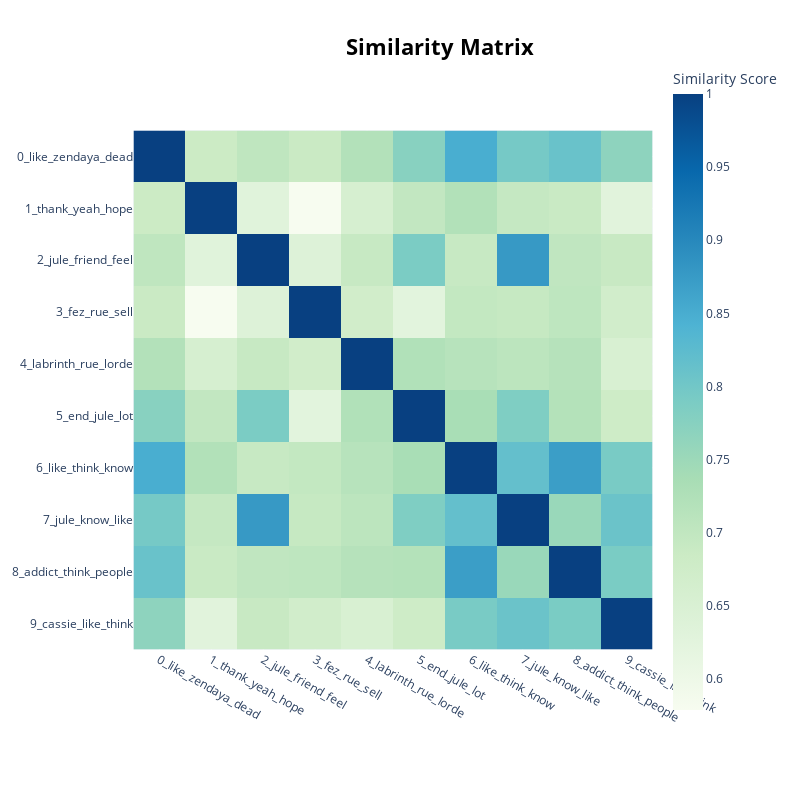

Notebook source saved alongside this figure:
### Code cell
model.visualize_heatmap(top_n_topics=10)

### Figure 1 — Plotly figure (JSON) as saved in the notebook; plotly's stock layout.template omitted (floating-point values rounded to 4 significant figures)
{"data": [{"coloraxis": "coloraxis", "hovertemplate": "x: %{x}<br>y: %{y}<br>Similarity Score: %{z}<extra></extra>", "name": "0", "type": "heatmap", "x": ["0_like_zendaya_dead", "1_thank_yeah_hope", "2_jule_friend_feel", "3_fez_rue_sell", "4_labrinth_rue_lorde", "5_end_jule_lot", "6_like_think_know", "7_jule_know_like", "8_addict_think_people", "9_cassie_like_think"], "xaxis": "x", "y": ["0_like_zendaya_dead", "1_thank_yeah_hope", "2_jule_friend_feel", "3_fez_rue_sell", "4_labrinth_rue_lorde", "5_end_jule_lot", "6_like_think_know", "7_jule_know_like", "8_addict_think_people", "9_cassie_like_think"], "yaxis": "y", "z": [[1.0, 0.6831, 0.7032, 0.6867, 0.7207, 0.7738, 0.8489, 0.7956, 0.8099, 0.7674], [0.6831, 1.0, 0.6305, 0.5789, 0.6574, 0.6985, 0.7224, 0.695, 0.6887, 0.6287], [0.7032, 0.6305, 1.0, 0.6398, 0.6916, 0.7892, 0.6909, 0.8773, 0.7016, 0.69], [0.6867, 0.5789, 0.6398, 1.0, 0.6716, 0.6263, 0.6968, 0.6925, 0.704, 0.67], [0.7207, 0.6574, 0.6916, 0.6716, 1.0, 0.7231, 0.7146, 0.7075, 0.7164, 0.6533], [0.7738, 0.6985, 0.7892, 0.6263, 0.7231, 1.0, 0.7347, 0.7844, 0.719, 0.68], [0.8489, 0.7224, 0.6909, 0.6968, 0.7146, 0.7347, 1.0, 0.8161, 0.871, 0.7923], [0.7956, 0.695, 0.8773, 0.6925, 0.7075, 0.7844, 0.8161, 1.0, 0.7538, 0.8081], [0.8099, 0.6887, 0.7016, 0.704, 0.7164, 0.719, 0.871, 0.7538, 1.0, 0.7903], [0.7674, 0.6287, 0.69, 0.67, 0.6533, 0.68, 0.7923, 0.8081, 0.7903, 1]]}], "layout": {"coloraxis": {"colorbar": {"title": {"text": "Similarity Score"}}, "colorscale": [[0, "rgb(247,252,240)"], [0.125, "rgb(224,243,219)"], [0.25, "rgb(204,235,197)"], [0.375, "rgb(168,221,181)"], [0.5, "rgb(123,204,196)"], [0.625, "rgb(78,179,211)"], [0.75, "rgb(43,140,190)"], [0.875, "rgb(8,104,172)"], [1, "rgb(8,64,129)"]]}, "height": 800, "hoverlabel": {"bgcolor": "white", "font": {"family": "Rockwell", "size": 16}}, "legend": {"title": {"text": "Trend"}}, "margin": {"t": 60}, "showlegend": true, "title": {"font": {"color": "Black", "size": 22}, "text": "<b>Similarity Matrix", "x": 0.55, "xanchor": "center", "y": 0.95, "yanchor": "top"}, "width": 800, "xaxis": {"anchor": "y", "constrain": "domain", "domain": [0, 1], "scaleanchor": "y"}, "yaxis": {"anchor": "x", "autorange": "reversed", "constrain": "domain", "domain": [0, 1]}}}
